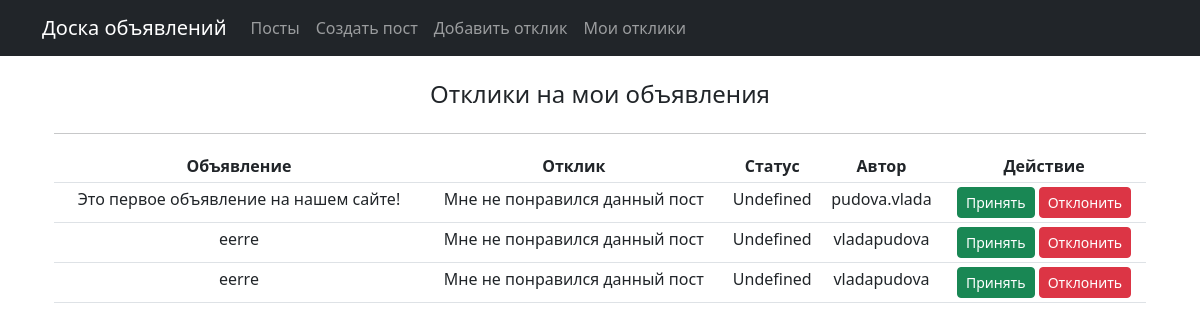
Page /posts/responses (signed in) on the committed database.
### mainapp/models.py (models this page shows, shortened)
class Responses(models.Model):
    CONDITION = (
        ('U', 'Undefined'),
        ('A', 'Accepted'),
        ('D','Deleted')
    )
    author = models.ForeignKey(User, verbose_name='Автор отклика', on_delete=models.CASCADE)
    text = models.TextField(verbose_name='Текст отклика', default='')
    post = models.ForeignKey(Posts, verbose_name='Пост', on_delete=models.CASCADE)
    status = models.CharField(verbose_name='Состояние отклика', max_length=1,choices=CONDITION, default='U')
    class Meta:
        verbose_name = 'Отклик'
        verbose_name_plural = 'Отклики'

class Posts(models.Model):
    TYPE = (
        ('tanks', 'Танки'),
        ('heal', 'Хилы'),
        ('dd', 'ДД'),
        ('buyers', 'Торговцы'),
        ('gildemaster', 'Гилдмастеры'),
        ('quest', 'Квестгиверы'),
        ('smith', 'Кузнецы'),
        ('tanner', 'Кожевники'),
        ('potion', 'Зельевары'),
        ('spellmaster', 'Мастера заклинаний'),
    )
    author = models.ForeignKey(User, verbose_name='Автор', on_delete=models.CASCADE)
    title = models.CharField(verbose_name='Заголовок', max_length=64)
    content = RichTextUploadingField(verbose_name='Содержание')
    category = models.CharField(max_length=12, choices=TYPE, default='tanks', verbose_name='Категория')
    dateCreation = models.DateTimeField(auto_now_add=True, verbose_name='Дата создания')
    class Meta:
        verbose_name = 'Объявление'
        verbose_name_plural = 'Объявления'

### mainapp/views.py (the view, shortened to what this page needs)
# urls.py: path('responses', ResponseList.as_view(), name='response_list')
class ResponseList(LoginRequiredMixin, ListView):
    model = Responses
    template_name = 'responses.html'
    context_object_name = 'responses'
    def get_queryset(self):
        self.selected_post_id = self.request.GET.get('post_id')
        replies = Responses.objects.filter(post__author=self.request.user)
        if self.selected_post_id:
            return replies.filter(post__id=self.selected_post_id)
        else:
            return replies
    def get_context_data(self, *, object_list=None, **kwargs):
        context = super().get_context_data(**kwargs)
        context['selected_post_id'] = int(self.selected_post_id) if self.selected_post_id else None
        return context

### templates/responses.html (shortened to what this page needs)
<!DOCTYPE html>
{% extends 'flatpages/default.html' %}
    {% block content %}
        <div class="container">
        <h4 class="my-4">Отклики на мои объявления</h4>
        <hr>
        {% if responses %}
            <table class="table table-hover table-sm">
                <thead>
                <tr>
                    <th>Объявление</th>
                    <th>Отклик</th>
                    <th>Статус</th>
                    <th>Автор</th>
                    <th>Действие</th>
                </tr>
                </thead>
                <tbody>
                {% for response in responses %}
                    <tr>
                        <td>{{ response.post.title }}</td>
                        <td>{{ response.text }}</td>
                        <td>{{ response.get_status_display }}</td>
                        <td>{{ response.author }}</td>
                        <td>
                            {% if response.status == 'U' %}
                                <form method="post">
                                    <input type="submit" class="btn btn-success btn-sm" name="accepted" value="Принять"/>
                                    <input type="submit" class="btn btn-danger btn-sm" name="deleted" value="Отклонить"/>
                                </form>
                            {% endif %}
                        </td>
                    </tr>
                {% endfor %}
                </tbody>
            </table>
        {% else %}
            <p class="text-muted">Нет откликов</p>
        {% endif %}
    {% endblock content%}

### rows in the picture
Responses: post "Это первое объявление на нашем сайте!", text "Мне не понравился данный пост", status "Undefined", author "pudova.vlada"
Responses: post "eerre", text "Мне не понравился данный пост", status "Undefined", author "vladapudova"
Responses: post "eerre", text "Мне не понравился данный пост", status "Undefined", author "vladapudova"
